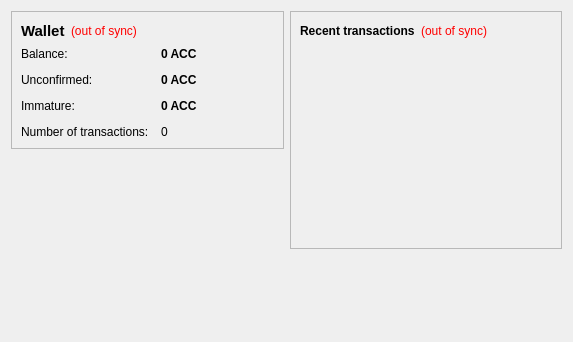
<?xml version="1.0" encoding="UTF-8"?>
<ui version="4.0">
 <class>OverviewPage</class>
 <widget class="QWidget" name="OverviewPage">
  <property name="geometry">
   <rect>
    <x>0</x>
    <y>0</y>
    <width>573</width>
    <height>342</height>
   </rect>
  </property>
  <property name="windowTitle">
   <string>Form</string>
  </property>
  <layout class="QHBoxLayout" name="horizontalLayout" stretch="1,1">
   <item>
    <layout class="QVBoxLayout" name="verticalLayout_2">
     <item>
      <widget class="QFrame" name="frame">
       <property name="frameShape">
        <enum>QFrame::StyledPanel</enum>
       </property>
       <property name="frameShadow">
        <enum>QFrame::Raised</enum>
       </property>
       <layout class="QVBoxLayout" name="verticalLayout_4">
        <item>
         <layout class="QHBoxLayout" name="horizontalLayout_4">
          <item>
           <widget class="QLabel" name="label_5">
            <property name="font">
             <font>
              <pointsize>11</pointsize>
              <weight>75</weight>
              <bold>true</bold>
             </font>
            </property>
            <property name="text">
             <string>Wallet</string>
            </property>
           </widget>
          </item>
          <item>
           <widget class="QLabel" name="labelWalletStatus">
            <property name="toolTip">
             <string>The displayed information may be out of date. Your wallet automatically synchronizes with the applebycoin network after a connection is established, but this process has not completed yet.</string>
            </property>
            <property name="styleSheet">
             <string notr="true">QLabel { color: red; }</string>
            </property>
            <property name="text">
             <string notr="true">(out of sync)</string>
            </property>
            <property name="alignment">
             <set>Qt::AlignLeading|Qt::AlignLeft|Qt::AlignVCenter</set>
            </property>
           </widget>
          </item>
          <item>
           <spacer name="horizontalSpacer_2">
            <property name="orientation">
             <enum>Qt::Horizontal</enum>
            </property>
            <property name="sizeHint" stdset="0">
             <size>
              <width>40</width>
              <height>20</height>
             </size>
            </property>
           </spacer>
          </item>
         </layout>
        </item>
        <item>
         <layout class="QFormLayout" name="formLayout_2">
          <property name="fieldGrowthPolicy">
           <enum>QFormLayout::AllNonFixedFieldsGrow</enum>
          </property>
          <property name="horizontalSpacing">
           <number>12</number>
          </property>
          <property name="verticalSpacing">
           <number>12</number>
          </property>
          <item row="0" column="0">
           <widget class="QLabel" name="label">
            <property name="text">
             <string>Balance:</string>
            </property>
           </widget>
          </item>
          <item row="0" column="1">
           <widget class="QLabel" name="labelBalance">
            <property name="font">
             <font>
              <weight>75</weight>
              <bold>true</bold>
             </font>
            </property>
            <property name="cursor">
             <cursorShape>IBeamCursor</cursorShape>
            </property>
            <property name="toolTip">
             <string>Your current balance</string>
            </property>
            <property name="text">
             <string notr="true">0 ACC</string>
            </property>
            <property name="textInteractionFlags">
             <set>Qt::LinksAccessibleByMouse|Qt::TextSelectableByKeyboard|Qt::TextSelectableByMouse</set>
            </property>
           </widget>
          </item>
          <item row="1" column="0">
           <widget class="QLabel" name="label_3">
            <property name="text">
             <string>Unconfirmed:</string>
            </property>
           </widget>
          </item>
          <item row="1" column="1">
           <widget class="QLabel" name="labelUnconfirmed">
            <property name="font">
             <font>
              <weight>75</weight>
              <bold>true</bold>
             </font>
            </property>
            <property name="cursor">
             <cursorShape>IBeamCursor</cursorShape>
            </property>
            <property name="toolTip">
             <string>Total of transactions that have yet to be confirmed, and do not yet count toward the current balance</string>
            </property>
            <property name="text">
             <string notr="true">0 ACC</string>
            </property>
            <property name="textInteractionFlags">
             <set>Qt::LinksAccessibleByMouse|Qt::TextSelectableByKeyboard|Qt::TextSelectableByMouse</set>
            </property>
           </widget>
          </item>
          <item row="3" column="0">
           <widget class="QLabel" name="label_2">
            <property name="text">
             <string>Number of transactions:</string>
            </property>
           </widget>
          </item>
          <item row="3" column="1">
           <widget class="QLabel" name="labelNumTransactions">
            <property name="toolTip">
             <string>Total number of transactions in wallet</string>
            </property>
            <property name="text">
             <string notr="true">0</string>
            </property>
           </widget>
          </item>
          <item row="2" column="0">
           <widget class="QLabel" name="labelImmatureText">
            <property name="text">
             <string>Immature:</string>
            </property>
           </widget>
          </item>
          <item row="2" column="1">
           <widget class="QLabel" name="labelImmature">
            <property name="font">
             <font>
              <weight>75</weight>
              <bold>true</bold>
             </font>
            </property>
            <property name="toolTip">
             <string>Mined balance that has not yet matured</string>
            </property>
            <property name="text">
             <string notr="true">0 ACC</string>
            </property>
            <property name="textInteractionFlags">
             <set>Qt::LinksAccessibleByMouse|Qt::TextSelectableByKeyboard|Qt::TextSelectableByMouse</set>
            </property>
           </widget>
          </item>
         </layout>
        </item>
       </layout>
      </widget>
     </item>
     <item>
      <spacer name="verticalSpacer">
       <property name="orientation">
        <enum>Qt::Vertical</enum>
       </property>
       <property name="sizeHint" stdset="0">
        <size>
         <width>20</width>
         <height>40</height>
        </size>
       </property>
      </spacer>
     </item>
    </layout>
   </item>
   <item>
    <layout class="QVBoxLayout" name="verticalLayout_3">
     <item>
      <widget class="QFrame" name="frame_2">
       <property name="frameShape">
        <enum>QFrame::StyledPanel</enum>
       </property>
       <property name="frameShadow">
        <enum>QFrame::Raised</enum>
       </property>
       <layout class="QVBoxLayout" name="verticalLayout">
        <item>
         <layout class="QHBoxLayout" name="horizontalLayout_2">
          <item>
           <widget class="QLabel" name="label_4">
            <property name="text">
             <string>&lt;b&gt;Recent transactions&lt;/b&gt;</string>
            </property>
           </widget>
          </item>
          <item>
           <widget class="QLabel" name="labelTransactionsStatus">
            <property name="toolTip">
             <string>The displayed information may be out of date. Your wallet automatically synchronizes with the applebycoin network after a connection is established, but this process has not completed yet.</string>
            </property>
            <property name="styleSheet">
             <string notr="true">QLabel { color: red; }</string>
            </property>
            <property name="text">
             <string notr="true">(out of sync)</string>
            </property>
            <property name="alignment">
             <set>Qt::AlignRight|Qt::AlignTrailing|Qt::AlignVCenter</set>
            </property>
           </widget>
          </item>
          <item>
           <spacer name="horizontalSpacer">
            <property name="orientation">
             <enum>Qt::Horizontal</enum>
            </property>
            <property name="sizeHint" stdset="0">
             <size>
              <width>40</width>
              <height>20</height>
             </size>
            </property>
           </spacer>
          </item>
         </layout>
        </item>
        <item>
         <widget class="QListView" name="listTransactions">
          <property name="styleSheet">
           <string notr="true">QListView { background: transparent; }</string>
          </property>
          <property name="frameShape">
           <enum>QFrame::NoFrame</enum>
          </property>
          <property name="verticalScrollBarPolicy">
           <enum>Qt::ScrollBarAlwaysOff</enum>
          </property>
          <property name="horizontalScrollBarPolicy">
           <enum>Qt::ScrollBarAlwaysOff</enum>
          </property>
          <property name="selectionMode">
           <enum>QAbstractItemView::NoSelection</enum>
          </property>
         </widget>
        </item>
       </layout>
      </widget>
     </item>
     <item>
      <spacer name="verticalSpacer_2">
       <property name="orientation">
        <enum>Qt::Vertical</enum>
       </property>
       <property name="sizeHint" stdset="0">
        <size>
         <width>20</width>
         <height>40</height>
        </size>
       </property>
      </spacer>
     </item>
    </layout>
   </item>
  </layout>
 </widget>
 <resources/>
 <connections/>
</ui>
